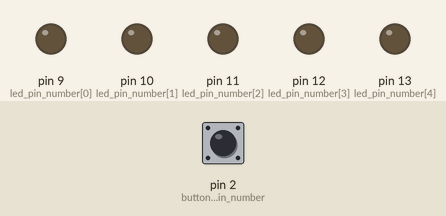
Simulated run of this sketch. Board: Arduino Uno, built with avr-gcc and run on an emulated ATmega328P. Parts: output pins drawn as LEDs (lit = HIGH). Inputs (shaded band) come from the test bench; at power-on: pin 2 (button_pin_number) HIGH.

Above: at 1.2 s.
1.3 s: pin 2 (button_pin_number) pulled LOW for 0.15 s
At 2.3 s:
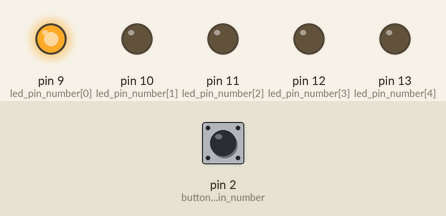
2.9 s: pin 2 (button_pin_number) pulled LOW for 1 s
At 3.5 s:
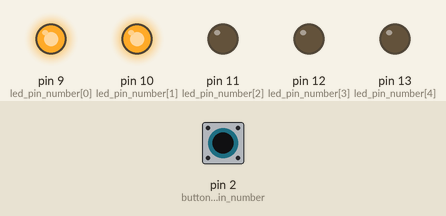
5.4 s: pin 2 (button_pin_number) pulled LOW for 0.15 s
At 6.6 s:
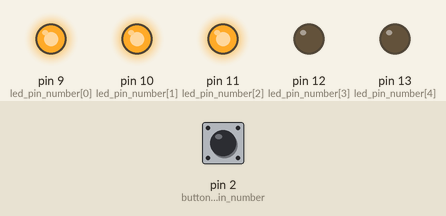
7.0 s: pin 2 (button_pin_number) pulled LOW for 3.2 s
At 7.8 s:
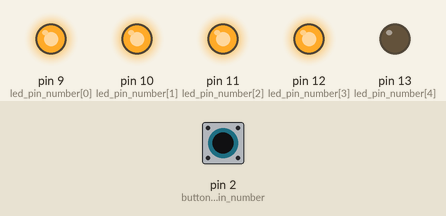
11.7 s: pin 2 (button_pin_number) pulled LOW for 0.15 s
At 12.6 s:
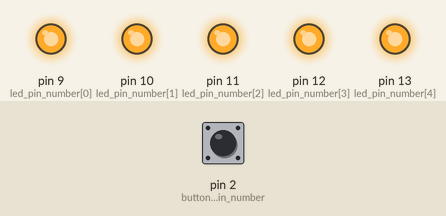
Timing chart, 0 to 14.3 s (numbered marks = the images above; inputs shaded):
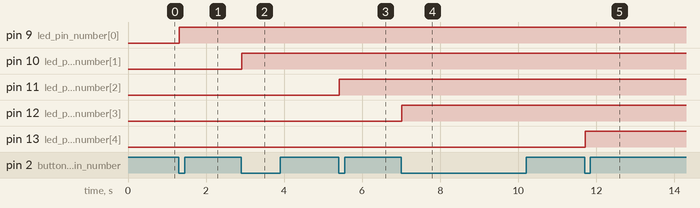

Measured:
- after the input at 1.3 s, pin 9 (led_pin_number[0]): LOW → HIGH at once
- after the input at 2.9 s, pin 10 (led_pin_number[1]): LOW → HIGH at once
- after the input at 5.4 s, pin 11 (led_pin_number[2]): LOW → HIGH at once
- after the input at 7.0 s, pin 12 (led_pin_number[3]): LOW → HIGH at once
- after the input at 11.7 s, pin 13 (led_pin_number[4]): LOW → HIGH at once

The sketch:

BareMinimum.ino
```cpp
// libraries
#include <Toggle.h>

// initialize variables

// LEDs
int led_pin_number[] = {9, 10, 11, 12, 13};
int number_of_leds = sizeof(led_pin_number) / sizeof(led_pin_number[0]);;

// buttons
int button_pin_number[] = {2};
int number_of_buttons = sizeof(button_pin_number) / sizeof(button_pin_number[0]);
Toggle button;

// flags
int flag = 0;

// time
int time = 125;

// list of states in the system
enum {REST, STATE_R, STATE_RY, STATE_RYG, STATE_RYGB, STATE_RYGBW} current_state;

// this function runs the finite state machine
void run_finite_state_machine() {
  // update the button's state
  button.poll();

  // this switch statement will help us determine which state
  // we are in in order to determine what actions we must do
  switch (current_state) {
    // if we are in the REST state, then when we press the
    // button we would move to STATE_R and turn on the red LED
    case REST:
      if (button.onPress()) {
        for (int i = 0; i < 1; i++) {
          // turn on the red LED only
          digitalWrite(led_pin_number[i], HIGH);
        }

        // set the current state to the next state STATE_R
        current_state = STATE_R;
      }
      break;

    // if we are in STATE_R, then when we press the button we
    // would move to STATE_RY and turn on the red and yellow LEDs
    case STATE_R:
      if (button.onPress()) {
        for (int i = 0; i < 2; i++) {
          // turn on the red and yellow LEDs
          digitalWrite(led_pin_number[i], HIGH);
        }

        // set the current state to the next state STATE_RY
        current_state = STATE_RY;
      }
      break;

    // if we are in STATE_RY, then when we press the button we would
    // move to STATE_RYG and turn on the red, yellow, and green LEDs
    case STATE_RY:
      if (button.onPress()) {
        for (int i = 0; i < 3; i++) {
          // turn on the red, yellow, and green LEDs
          digitalWrite(led_pin_number[i], HIGH);
        }

        // set the current state to the next state STATE_RYG
        current_state = STATE_RYG;
      }
      break;

    // if we are in STATE_RYG, then when we press the button we would move
    // to STATE_RYGB and turn on the red, yellow, green, and blue LEDs
    case STATE_RYG:
      if (button.onPress()) {
        for (int i = 0; i < 4; i++) {
          // turn on the red, yellow, green, and blue LEDs
          digitalWrite(led_pin_number[i], HIGH);
        }

        // set the current state to the next state STATE_RYGB
        current_state = STATE_RYGB;
      }
      break;

    // if we are in STATE_RYGB, then when we press the button we would move to
    // STATE_RYGBW and turn on the red, yellow, green, blue, and white LEDs
    case STATE_RYGB:
      if (button.onPress()) {
        for (int i = 0; i < number_of_leds; i++) {
          // turn on the red, yellow, green, blue, and white LEDs
          digitalWrite(led_pin_number[i], HIGH);
        }

        // set the current state to the next state STATE_RYGBW
        current_state = STATE_RYGBW;
      }
      break;

    // if we are in STATE_RYGBW, then when we press the button
    // we would move to the REST state and turn off all the LEDs
    case STATE_RYGBW:
      if (button.onPress()) {
        turn_off_LEDs();

        // set the current state to the next state REST
        current_state = REST;
      }
      break;
  }
}

// this function will turn off all LEDs
void turn_off_LEDs() {
  // since we are turning off an LED, it will be easier to code
  // this function in a way that turns off all LEDs at once
  for (int i = 0; i < number_of_leds; i++) {
    digitalWrite(led_pin_number[i], LOW);
  }
}

void setup() {
  // put your setup code here, to run once:

  // create serial monitor
  Serial.begin(9600);

  // set LED pins as output signals
  for (int i = 0; i < number_of_leds; i++) {
    pinMode(led_pin_number[i], OUTPUT);
  }

  // set button pin as an input signal
  button.begin(button_pin_number[0]);

  // initially have all LEDs off
  turn_off_LEDs();

  // set the initial state in finite state machine as REST
  current_state = REST;
}

void loop() {
  // put your main code here, to run repeatedly:

  /*
  for (int i = 0; i < number_of_leds; i++) {
    digitalWrite(led_pin_number[i], HIGH);
    delay(time);
    digitalWrite(led_pin_number[i], LOW);
  }
  */

  // run the finite state machine where it
  // gets updated based on possible events
  run_finite_state_machine();
}
```
